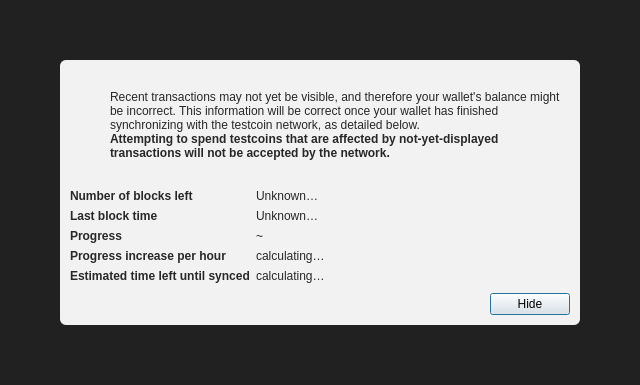
<?xml version="1.0" encoding="UTF-8"?>
<ui version="4.0">
 <class>ModalOverlay</class>
 <widget class="QWidget" name="ModalOverlay">
  <property name="geometry">
   <rect>
    <x>0</x>
    <y>0</y>
    <width>640</width>
    <height>385</height>
   </rect>
  </property>
  <property name="windowTitle">
   <string>Form</string>
  </property>
  <layout class="QVBoxLayout" name="verticalLayout" stretch="0">
   <property name="sizeConstraint">
    <enum>QLayout::SetDefaultConstraint</enum>
   </property>
   <property name="leftMargin">
    <number>0</number>
   </property>
   <property name="topMargin">
    <number>0</number>
   </property>
   <property name="rightMargin">
    <number>0</number>
   </property>
   <property name="bottomMargin">
    <number>0</number>
   </property>
   <item>
    <widget class="QWidget" name="bgWidget" native="true">
     <property name="styleSheet">
      <string notr="true">#bgWidget { background: rgba(0,0,0,220); }</string>
     </property>
     <layout class="QVBoxLayout" name="verticalLayoutMain" stretch="1">
      <property name="leftMargin">
       <number>60</number>
      </property>
      <property name="topMargin">
       <number>60</number>
      </property>
      <property name="rightMargin">
       <number>60</number>
      </property>
      <property name="bottomMargin">
       <number>60</number>
      </property>
      <item>
       <widget class="QWidget" name="contentWidget" native="true">
        <property name="styleSheet">
         <string notr="true">#contentWidget { background: rgba(255,255,255,240); border-radius: 6px; }

QLabel { color: rgb(40,40,40);  }</string>
        </property>
        <layout class="QVBoxLayout" name="verticalLayoutSub" stretch="1,0,0,0">
         <property name="spacing">
          <number>0</number>
         </property>
         <property name="leftMargin">
          <number>10</number>
         </property>
         <property name="topMargin">
          <number>10</number>
         </property>
         <property name="rightMargin">
          <number>10</number>
         </property>
         <property name="bottomMargin">
          <number>10</number>
         </property>
         <item>
          <layout class="QHBoxLayout" name="horizontalLayoutIconText" stretch="0,1">
           <property name="topMargin">
            <number>20</number>
           </property>
           <item>
            <layout class="QVBoxLayout" name="verticalLayoutIcon">
             <property name="leftMargin">
              <number>0</number>
             </property>
             <item>
              <widget class="QPushButton" name="warningIcon">
               <property name="enabled">
                <bool>false</bool>
               </property>
               <property name="text">
                <string/>
               </property>
               <property name="icon">
                <iconset>
                 <normaloff>:/icons/warning</normaloff>
                 <disabledoff>:/icons/warning</disabledoff>:/icons/warning</iconset>
               </property>
               <property name="iconSize">
                <size>
                 <width>48</width>
                 <height>48</height>
                </size>
               </property>
               <property name="flat">
                <bool>true</bool>
               </property>
              </widget>
             </item>
             <item>
              <spacer name="verticalSpacerWarningIcon">
               <property name="orientation">
                <enum>Qt::Vertical</enum>
               </property>
               <property name="sizeHint" stdset="0">
                <size>
                 <width>20</width>
                 <height>40</height>
                </size>
               </property>
              </spacer>
             </item>
            </layout>
           </item>
           <item>
            <layout class="QVBoxLayout" name="verticalLayoutInfoText">
             <property name="leftMargin">
              <number>0</number>
             </property>
             <property name="topMargin">
              <number>0</number>
             </property>
             <item>
              <widget class="QLabel" name="infoText">
               <property name="text">
                <string>Recent transactions may not yet be visible, and therefore your wallet's balance might be incorrect. This information will be correct once your wallet has finished synchronizing with the testcoin network, as detailed below.</string>
               </property>
               <property name="textFormat">
                <enum>Qt::RichText</enum>
               </property>
               <property name="wordWrap">
                <bool>true</bool>
               </property>
              </widget>
             </item>
             <item>
              <widget class="QLabel" name="infoTextStrong">
               <property name="font">
                <font>
                 <weight>75</weight>
                 <bold>true</bold>
                </font>
               </property>
               <property name="text">
                <string>Attempting to spend testcoins that are affected by not-yet-displayed transactions will not be accepted by the network.</string>
               </property>
               <property name="textFormat">
                <enum>Qt::RichText</enum>
               </property>
               <property name="wordWrap">
                <bool>true</bool>
               </property>
              </widget>
             </item>
             <item>
              <spacer name="verticalSpacerInTextSpace">
               <property name="orientation">
                <enum>Qt::Vertical</enum>
               </property>
               <property name="sizeHint" stdset="0">
                <size>
                 <width>20</width>
                 <height>40</height>
                </size>
               </property>
              </spacer>
             </item>
            </layout>
           </item>
          </layout>
         </item>
         <item>
          <spacer name="verticalSpacerAfterText">
           <property name="orientation">
            <enum>Qt::Vertical</enum>
           </property>
           <property name="sizeHint" stdset="0">
            <size>
             <width>20</width>
             <height>40</height>
            </size>
           </property>
          </spacer>
         </item>
         <item>
          <layout class="QFormLayout" name="formLayout">
           <property name="fieldGrowthPolicy">
            <enum>QFormLayout::FieldsStayAtSizeHint</enum>
           </property>
           <property name="horizontalSpacing">
            <number>6</number>
           </property>
           <property name="verticalSpacing">
            <number>6</number>
           </property>
           <property name="topMargin">
            <number>10</number>
           </property>
           <item row="0" column="0">
            <widget class="QLabel" name="labelNumberOfBlocksLeft">
             <property name="font">
              <font>
               <weight>75</weight>
               <bold>true</bold>
              </font>
             </property>
             <property name="text">
              <string>Number of blocks left</string>
             </property>
            </widget>
           </item>
           <item row="0" column="1">
            <widget class="QLabel" name="numberOfBlocksLeft">
             <property name="text">
              <string>Unknown…</string>
             </property>
            </widget>
           </item>
           <item row="1" column="0">
            <widget class="QLabel" name="labelLastBlockTime">
             <property name="font">
              <font>
               <weight>75</weight>
               <bold>true</bold>
              </font>
             </property>
             <property name="text">
              <string>Last block time</string>
             </property>
            </widget>
           </item>
           <item row="1" column="1">
            <widget class="QLabel" name="newestBlockDate">
             <property name="sizePolicy">
              <sizepolicy hsizetype="Maximum" vsizetype="Preferred">
               <horstretch>0</horstretch>
               <verstretch>0</verstretch>
              </sizepolicy>
             </property>
             <property name="text">
              <string>Unknown…</string>
             </property>
            </widget>
           </item>
           <item row="2" column="0">
            <widget class="QLabel" name="labelSyncDone">
             <property name="font">
              <font>
               <weight>75</weight>
               <bold>true</bold>
              </font>
             </property>
             <property name="text">
              <string>Progress</string>
             </property>
            </widget>
           </item>
           <item row="2" column="1">
            <layout class="QHBoxLayout" name="horizontalLayoutSync" stretch="0,1">
             <item>
              <widget class="QLabel" name="percentageProgress">
               <property name="text">
                <string notr="true">~</string>
               </property>
              </widget>
             </item>
            </layout>
           </item>
           <item row="4" column="0">
            <widget class="QLabel" name="labelProgressIncrease">
             <property name="font">
              <font>
               <weight>75</weight>
               <bold>true</bold>
              </font>
             </property>
             <property name="text">
              <string>Progress increase per hour</string>
             </property>
            </widget>
           </item>
           <item row="4" column="1">
            <widget class="QLabel" name="progressIncreasePerH">
             <property name="text">
              <string>calculating…</string>
             </property>
            </widget>
           </item>
           <item row="5" column="0">
            <widget class="QLabel" name="labelEstimatedTimeLeft">
             <property name="font">
              <font>
               <weight>75</weight>
               <bold>true</bold>
              </font>
             </property>
             <property name="text">
              <string>Estimated time left until synced</string>
             </property>
            </widget>
           </item>
           <item row="5" column="1">
            <widget class="QLabel" name="expectedTimeLeft">
             <property name="text">
              <string>calculating…</string>
             </property>
            </widget>
           </item>
          </layout>
         </item>
         <item>
          <layout class="QHBoxLayout" name="horizontalLayoutButtons">
           <property name="leftMargin">
            <number>10</number>
           </property>
           <property name="topMargin">
            <number>10</number>
           </property>
           <item>
            <spacer name="horizontalSpacer">
             <property name="orientation">
              <enum>Qt::Horizontal</enum>
             </property>
             <property name="sizeHint" stdset="0">
              <size>
               <width>40</width>
               <height>20</height>
              </size>
             </property>
            </spacer>
           </item>
           <item>
            <widget class="QPushButton" name="closeButton">
             <property name="text">
              <string>Hide</string>
             </property>
             <property name="shortcut">
              <string>Esc</string>
             </property>
             <property name="focusPolicy">
              <enum>Qt::StrongFocus</enum>
             </property>
             <property name="default">
              <bool>true</bool>
             </property>
            </widget>
           </item>
          </layout>
         </item>
        </layout>
       </widget>
      </item>
     </layout>
    </widget>
   </item>
  </layout>
 </widget>
 <resources/>
 <connections/>
</ui>
